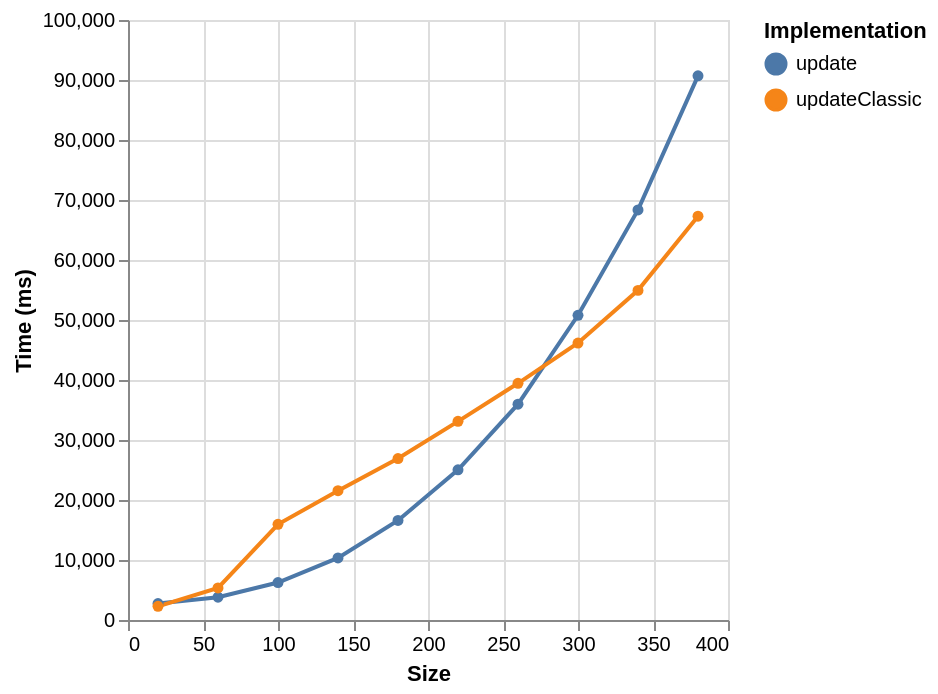

Specify this chart in Vega-Lite:
### Vega specification from a JSON file in a GitHub repository (floating-point values rounded to 4 significant figures)
{"$schema": "https://vega.github.io/schema/vega/v6.json", "background": "white", "padding": 5, "width": 300, "height": 300, "style": "cell", "data": [{"name": "source_0", "values": [{"ms": 2747, "series": "update", "size": 20}, {"ms": 3796, "series": "update", "size": 60}, {"ms": 6247, "series": "update", "size": 100}, {"ms": 10344, "series": "update", "size": 140}, {"ms": 16595, "series": "update", "size": 180}, {"ms": 25033, "series": "update", "size": 220}, {"ms": 35965, "series": "update", "size": 260}, {"ms": 50788, "series": "update", "size": 300}, {"ms": 68349, "series": "update", "size": 340}, {"ms": 90695, "series": "update", "size": 380}, {"ms": 2275, "series": "updateClassic", "size": 20}, {"ms": 5341, "series": "updateClassic", "size": 60}, {"ms": 15953, "series": "updateClassic", "size": 100}, {"ms": 21543, "series": "updateClassic", "size": 140}, {"ms": 26907, "series": "updateClassic", "size": 180}, {"ms": 33109, "series": "updateClassic", "size": 220}, {"ms": 39452, "series": "updateClassic", "size": 260}, {"ms": 46166, "series": "updateClassic", "size": 300}, {"ms": 54937, "series": "updateClassic", "size": 340}, {"ms": 67300.0, "series": "updateClassic", "size": 380}]}, {"name": "data_0", "source": "source_0", "transform": [{"type": "formula", "expr": "toNumber(datum[\"size\"])", "as": "size"}]}, {"name": "data_1", "source": "data_0", "transform": [{"type": "filter", "expr": "isValid(datum[\"size\"]) && isFinite(+datum[\"size\"]) && isValid(datum[\"ms\"]) && isFinite(+datum[\"ms\"])"}]}], "marks": [{"name": "layer_0_pathgroup", "type": "group", "from": {"facet": {"name": "faceted_path_layer_0_main", "data": "data_0", "groupby": ["series"]}}, "encode": {"update": {"width": {"field": {"group": "width"}}, "height": {"field": {"group": "height"}}}}, "marks": [{"name": "layer_0_marks", "type": "line", "style": ["line"], "sort": {"field": "x"}, "from": {"data": "faceted_path_layer_0_main"}, "encode": {"update": {"stroke": {"scale": "color", "field": "series"}, "description": {"signal": "\"Size: \" + (format(datum[\"size\"], \"\")) + \"; Time (ms): \" + (format(datum[\"ms\"], \"\")) + \"; series: \" + (isValid(datum[\"series\"]) ? isArray(datum[\"series\"]) ? join(datum[\"series\"], ' ') : datum[\"series\"] : \"\"+datum[\"series\"])"}, "x": {"scale": "x", "field": "size"}, "y": {"scale": "y", "field": "ms"}, "defined": {"signal": "isValid(datum[\"size\"]) && isFinite(+datum[\"size\"]) && isValid(datum[\"ms\"]) && isFinite(+datum[\"ms\"])"}}}}]}, {"name": "layer_1_marks", "type": "symbol", "style": ["point"], "from": {"data": "data_1"}, "encode": {"update": {"opacity": {"value": 1}, "fill": {"scale": "color", "field": "series"}, "ariaRoleDescription": {"value": "point"}, "description": {"signal": "\"Size: \" + (format(datum[\"size\"], \"\")) + \"; Time (ms): \" + (format(datum[\"ms\"], \"\")) + \"; series: \" + (isValid(datum[\"series\"]) ? isArray(datum[\"series\"]) ? join(datum[\"series\"], ' ') : datum[\"series\"] : \"\"+datum[\"series\"])"}, "x": {"scale": "x", "field": "size"}, "y": {"scale": "y", "field": "ms"}}}}], "scales": [{"name": "x", "type": "linear", "domain": {"fields": [{"data": "data_0", "field": "size"}, {"data": "data_1", "field": "size"}]}, "range": [0, {"signal": "width"}], "nice": true, "zero": false}, {"name": "y", "type": "linear", "domain": {"fields": [{"data": "data_0", "field": "ms"}, {"data": "data_1", "field": "ms"}]}, "range": [{"signal": "height"}, 0], "nice": true, "zero": true}, {"name": "color", "type": "ordinal", "domain": {"fields": [{"data": "data_0", "field": "series"}, {"data": "data_1", "field": "series"}], "sort": true}, "range": "category"}], "axes": [{"scale": "x", "orient": "bottom", "gridScale": "y", "grid": true, "tickCount": {"signal": "ceil(width/40)"}, "domain": false, "labels": false, "aria": false, "maxExtent": 0, "minExtent": 0, "ticks": false, "zindex": 0}, {"scale": "y", "orient": "left", "gridScale": "x", "grid": true, "tickCount": {"signal": "ceil(height/40)"}, "domain": false, "labels": false, "aria": false, "maxExtent": 0, "minExtent": 0, "ticks": false, "zindex": 0}, {"scale": "x", "orient": "bottom", "grid": false, "title": "Size", "labelFlush": true, "labelOverlap": true, "tickCount": {"signal": "ceil(width/40)"}, "zindex": 0}, {"scale": "y", "orient": "left", "grid": false, "title": "Time (ms)", "labelOverlap": true, "tickCount": {"signal": "ceil(height/40)"}, "zindex": 0}], "legends": [{"orient": "right", "symbolLimit": 30, "title": "Implementation", "stroke": "color", "symbolType": "circle", "fill": "color", "encode": {"symbols": {"update": {"opacity": {"value": 1}}}}}]}
